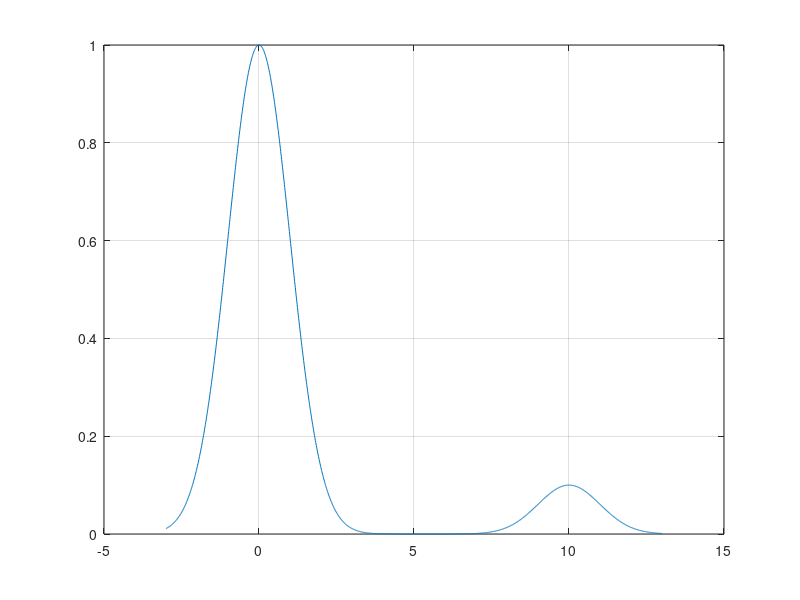

This figure's MATLAB source: (Note: this script raises an error after producing the figure.)
% Mohamad Alikhani
clear;
clc;
close all;

dt = 0.01;
t = -3:dt:13;
f = exp(-0.5 * t.^2) + 0.1 * exp(-0.5 * (t - 10).^2);

figure
plot(t, f)
grid on

syms x;
f = exp(-0.5 * x^2) + 0.1 * exp(-0.5 * (x - 10)^2);

df = diff(f);
ddf = diff(df)
% Error margin
epsilon = 1e-4;

% set the initial condition
% We want to examine the effect of initial condition on the problem
x0 = [0.5 9.5];

% Create a deep copy because we want to compare the initial values
% And their corresponding answers!!!
% We store the minima in the minima array.
minima = repmat(x0, 1);

% Initialize Error (A Value bigger than error)
error = 0.1;

% NFE
iter = zeros(1, 2);
% We do this, we don't need to change the initial condition from 0.5 to 9.5
for i = 1:1:(size(x0) + 1)
    while error > epsilon
        iter(1, i) = iter(1, i) + 1;
        % Function at x0
        F = double(subs(df, x, minima(i)));
        % Derivative at x0
        G = double(subs(ddf, x, minima(i)));

        % Formula
        x_new = minima(i) - F/G;
        
        %Calculate Error
        error = abs(x_new - minima(i));
        % Store the new value inside minima
        minima(i) = x_new;
    end
    % Reset the error to a value that is bigger than epsilon
    error = 0.1;
    disp("The resulting minimum for initial value " + x0(i) + ", is f("...
        + minima(i) + ") = " + double(subs(f, x, minima(i))))
    disp("Number of iterations for the initial value x0 = " + x0(i) + ...
    " is " + iter(i))
    disp(" ")

end